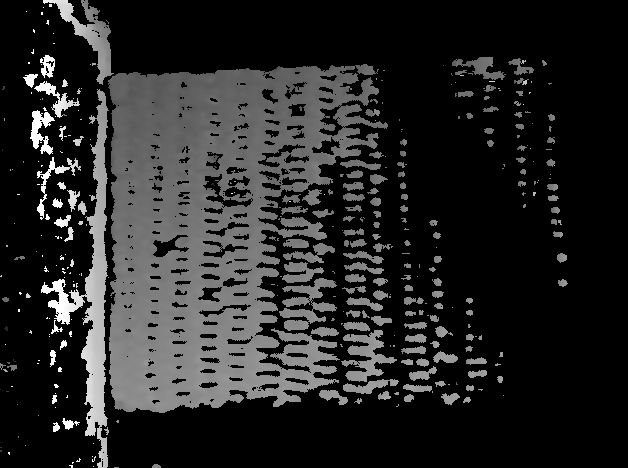
#> input picture rs_lr_pics/pic10_d.bmp, 628 x 468 px, found by its file name; its folder holds 4 pictures in this run
$ python immanip.py   (Python 2 division)   (older library calls are emulated)
#> lines starting #> are read from the running program, lines starting #| are printed output that depends on the picture
#! /usr/bin/python

import os
import sys
import matplotlib.pyplot as plt
import matplotlib.image as mpimg
import numpy as np
from PIL import Image
from scipy.misc import imsave

inputDir = '../rs-materials/rs_lr_pics/'
outputDir = '../rs-materials/rs_resize_pics/'
desDim = (600, 400)
confirmDim = (400, 600, 3)

for currIm in os.listdir(inputDir):
  if os.path.isfile(inputDir + currIm) and currIm != '.DS_Store':
    image = Image.open(inputDir + currIm)
#> image is the input picture: PIL image 628x468 RGB; min 0, max 255, mean 37.4
    image = image.resize(desDim, Image.ANTIALIAS)
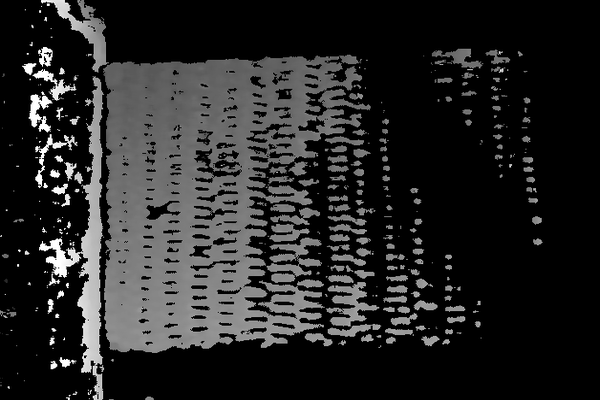
#> image: PIL image 600x400 RGB; min 0, max 255, mean 38
    nameSplit = currIm.split('.')
    newName = nameSplit[0] + '_res.bmp'
    image.save(outputDir + newName, 'bmp')
    confIm = mpimg.imread(outputDir + newName)
    if (confIm.shape != confirmDim):
      print currIm, 'was not successfully reshaped! Now exiting'
      sys.exit(1)
    else:
      print 'Successfully reshaped', currIm
#> pass 2 of the loop `for currIm in os.listdir(inputDir):`:
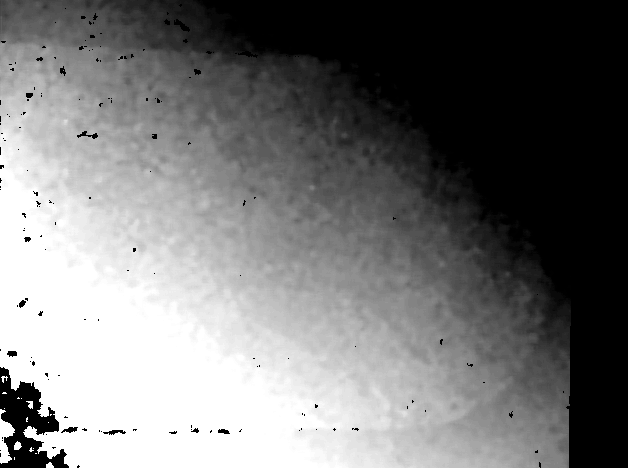
#> input picture rs_lr_pics/pic11_d.bmp, 628 x 468 px, found by its file name
#> image is the input picture: PIL image 628x468 RGB; min 0, max 255, mean 118.2
#> `image = image.resize(desDim, Image.ANTIALIAS)`:
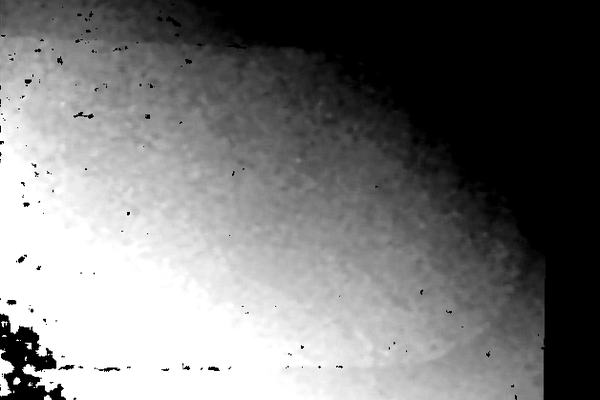
#> image: PIL image 600x400 RGB; min 0, max 255, mean 118.3
#> pass 3 of the loop `for currIm in os.listdir(inputDir):`:
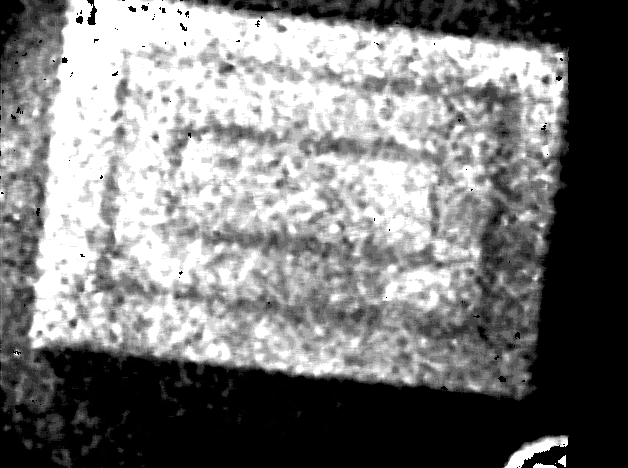
#> input picture rs_lr_pics/pic12_d.bmp, 628 x 468 px, found by its file name
#> image is the input picture: PIL image 628x468 RGB; min 0, max 255, mean 124.3
#> `image = image.resize(desDim, Image.ANTIALIAS)`:
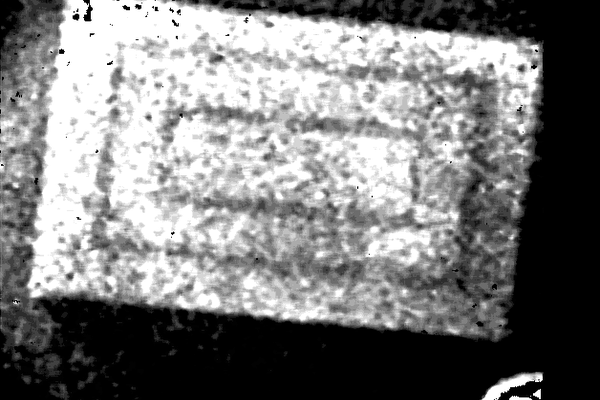
#> image: PIL image 600x400 RGB; min 0, max 255, mean 124.3
#> the loop made 4 passes; the first 3 are shown

print 'Done'
